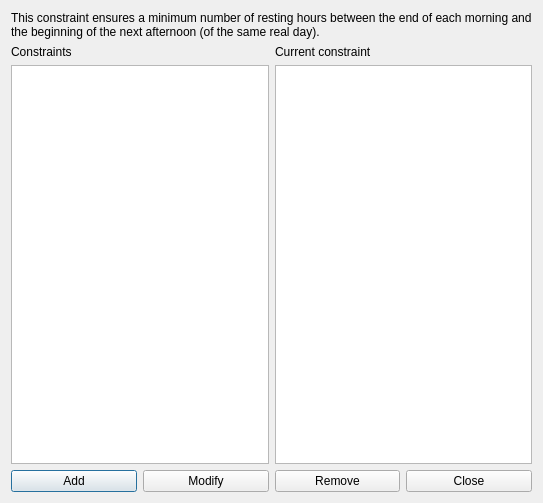
<?xml version="1.0" encoding="UTF-8"?>
<ui version="4.0">
 <class>ConstraintStudentsMinRestingHoursBetweenMorningAndAfternoonForm_template</class>
 <widget class="QDialog" name="ConstraintStudentsMinRestingHoursBetweenMorningAndAfternoonForm_template">
  <property name="geometry">
   <rect>
    <x>0</x>
    <y>0</y>
    <width>543</width>
    <height>503</height>
   </rect>
  </property>
  <property name="windowTitle">
   <string extracomment="This is the title of the dialog to see the list of all constraints of this type">Constraints students min resting hours between morning and afternoon</string>
  </property>
  <layout class="QGridLayout" name="gridLayout">
   <item row="0" column="0" colspan="2">
    <widget class="QLabel" name="label">
     <property name="sizePolicy">
      <sizepolicy hsizetype="Minimum" vsizetype="Minimum">
       <horstretch>0</horstretch>
       <verstretch>0</verstretch>
      </sizepolicy>
     </property>
     <property name="text">
      <string>This constraint ensures a minimum number of resting hours between the end of each morning and the beginning of the next afternoon (of the same real day).</string>
     </property>
     <property name="wordWrap">
      <bool>true</bool>
     </property>
    </widget>
   </item>
   <item row="1" column="0">
    <layout class="QVBoxLayout" name="verticalLayout">
     <item>
      <widget class="QLabel" name="constraintsTextLabel">
       <property name="frameShape">
        <enum>QFrame::NoFrame</enum>
       </property>
       <property name="frameShadow">
        <enum>QFrame::Plain</enum>
       </property>
       <property name="text">
        <string>Constraints</string>
       </property>
       <property name="wordWrap">
        <bool>false</bool>
       </property>
      </widget>
     </item>
     <item>
      <widget class="QListWidget" name="constraintsListWidget"/>
     </item>
    </layout>
   </item>
   <item row="1" column="1">
    <layout class="QVBoxLayout" name="verticalLayout_2">
     <item>
      <widget class="QLabel" name="currentConstraintTextLabel">
       <property name="text">
        <string>Current constraint</string>
       </property>
       <property name="wordWrap">
        <bool>false</bool>
       </property>
      </widget>
     </item>
     <item>
      <widget class="QPlainTextEdit" name="currentConstraintTextEdit"/>
     </item>
    </layout>
   </item>
   <item row="2" column="0" colspan="2">
    <layout class="QHBoxLayout" name="horizontalLayout">
     <item>
      <widget class="QPushButton" name="addConstraintPushButton">
       <property name="text">
        <string>Add</string>
       </property>
      </widget>
     </item>
     <item>
      <widget class="QPushButton" name="modifyConstraintPushButton">
       <property name="text">
        <string>Modify</string>
       </property>
      </widget>
     </item>
     <item>
      <widget class="QPushButton" name="removeConstraintPushButton">
       <property name="text">
        <string>Remove</string>
       </property>
      </widget>
     </item>
     <item>
      <widget class="QPushButton" name="closePushButton">
       <property name="text">
        <string>Close</string>
       </property>
      </widget>
     </item>
    </layout>
   </item>
  </layout>
 </widget>
 <layoutdefault spacing="6" margin="11"/>
 <resources/>
 <connections/>
</ui>
